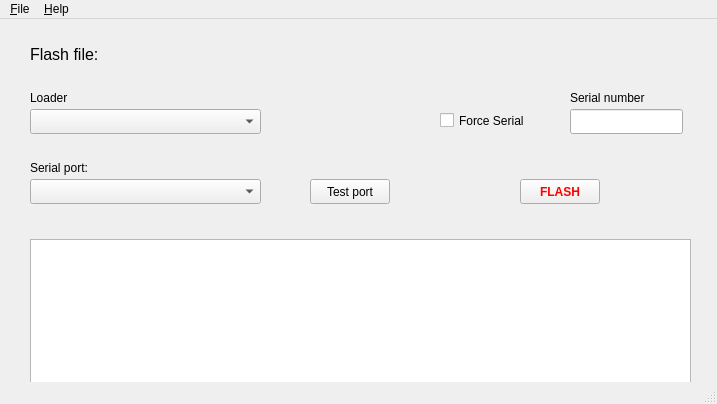
<?xml version="1.0" encoding="UTF-8"?>
<ui version="4.0">
 <class>MainWindow</class>
 <widget class="QMainWindow" name="MainWindow">
  <property name="geometry">
   <rect>
    <x>0</x>
    <y>0</y>
    <width>717</width>
    <height>404</height>
   </rect>
  </property>
  <property name="windowTitle">
   <string>AMSAT Hostloader</string>
  </property>
  <property name="inputMethodHints">
   <set>Qt::ImhDigitsOnly</set>
  </property>
  <widget class="QWidget" name="centralwidget">
   <widget class="QLabel" name="filename_label">
    <property name="geometry">
     <rect>
      <x>30</x>
      <y>20</y>
      <width>651</width>
      <height>31</height>
     </rect>
    </property>
    <property name="font">
     <font>
      <pointsize>12</pointsize>
     </font>
    </property>
    <property name="text">
     <string>Flash file:</string>
    </property>
   </widget>
   <widget class="QLabel" name="serial_label">
    <property name="geometry">
     <rect>
      <x>30</x>
      <y>140</y>
      <width>71</width>
      <height>17</height>
     </rect>
    </property>
    <property name="text">
     <string>Serial port:</string>
    </property>
   </widget>
   <widget class="QComboBox" name="serial_ports">
    <property name="geometry">
     <rect>
      <x>30</x>
      <y>160</y>
      <width>231</width>
      <height>25</height>
     </rect>
    </property>
   </widget>
   <widget class="QComboBox" name="loaders">
    <property name="geometry">
     <rect>
      <x>30</x>
      <y>90</y>
      <width>231</width>
      <height>25</height>
     </rect>
    </property>
   </widget>
   <widget class="QLabel" name="loader_label">
    <property name="geometry">
     <rect>
      <x>30</x>
      <y>70</y>
      <width>71</width>
      <height>17</height>
     </rect>
    </property>
    <property name="text">
     <string>Loader</string>
    </property>
   </widget>
   <widget class="QPlainTextEdit" name="logger_text">
    <property name="geometry">
     <rect>
      <x>30</x>
      <y>220</y>
      <width>661</width>
      <height>151</height>
     </rect>
    </property>
    <property name="readOnly">
     <bool>true</bool>
    </property>
   </widget>
   <widget class="QPushButton" name="test_button">
    <property name="enabled">
     <bool>true</bool>
    </property>
    <property name="geometry">
     <rect>
      <x>310</x>
      <y>160</y>
      <width>80</width>
      <height>25</height>
     </rect>
    </property>
    <property name="text">
     <string>Test port</string>
    </property>
   </widget>
   <widget class="QPushButton" name="flash_button">
    <property name="enabled">
     <bool>true</bool>
    </property>
    <property name="geometry">
     <rect>
      <x>520</x>
      <y>160</y>
      <width>80</width>
      <height>25</height>
     </rect>
    </property>
    <property name="styleSheet">
     <string notr="true">QPushButton{color: red; font-weight: bold;} 
QPushButton:disabled{color:grey; font-weight:normal;}</string>
    </property>
    <property name="text">
     <string>FLASH</string>
    </property>
   </widget>
   <widget class="QCheckBox" name="force_serial_checkbox">
    <property name="geometry">
     <rect>
      <x>440</x>
      <y>90</y>
      <width>121</width>
      <height>23</height>
     </rect>
    </property>
    <property name="text">
     <string>Force Serial</string>
    </property>
   </widget>
   <widget class="QLineEdit" name="serial_number">
    <property name="geometry">
     <rect>
      <x>570</x>
      <y>90</y>
      <width>113</width>
      <height>25</height>
     </rect>
    </property>
    <property name="inputMethodHints">
     <set>Qt::ImhNone</set>
    </property>
   </widget>
   <widget class="QLabel" name="serial_number_label">
    <property name="geometry">
     <rect>
      <x>570</x>
      <y>70</y>
      <width>111</width>
      <height>17</height>
     </rect>
    </property>
    <property name="text">
     <string>Serial number</string>
    </property>
   </widget>
  </widget>
  <widget class="QMenuBar" name="menubar">
   <property name="geometry">
    <rect>
     <x>0</x>
     <y>0</y>
     <width>717</width>
     <height>22</height>
    </rect>
   </property>
   <widget class="QMenu" name="menu_File">
    <property name="title">
     <string>&amp;File</string>
    </property>
    <addaction name="action_Open"/>
    <addaction name="action_Exit"/>
   </widget>
   <widget class="QMenu" name="menu_Help">
    <property name="title">
     <string>&amp;Help</string>
    </property>
    <addaction name="action_About_AMSAT_Hostloader"/>
   </widget>
   <addaction name="menu_File"/>
   <addaction name="menu_Help"/>
  </widget>
  <widget class="QStatusBar" name="statusbar"/>
  <action name="action_Exit">
   <property name="text">
    <string>&amp;Exit</string>
   </property>
  </action>
  <action name="action_About_AMSAT_Hostloader">
   <property name="text">
    <string>&amp;About AMSAT Hostloader</string>
   </property>
   <property name="menuRole">
    <enum>QAction::TextHeuristicRole</enum>
   </property>
  </action>
  <action name="action_Open">
   <property name="text">
    <string>&amp;Open</string>
   </property>
  </action>
 </widget>
 <resources/>
 <connections/>
</ui>
